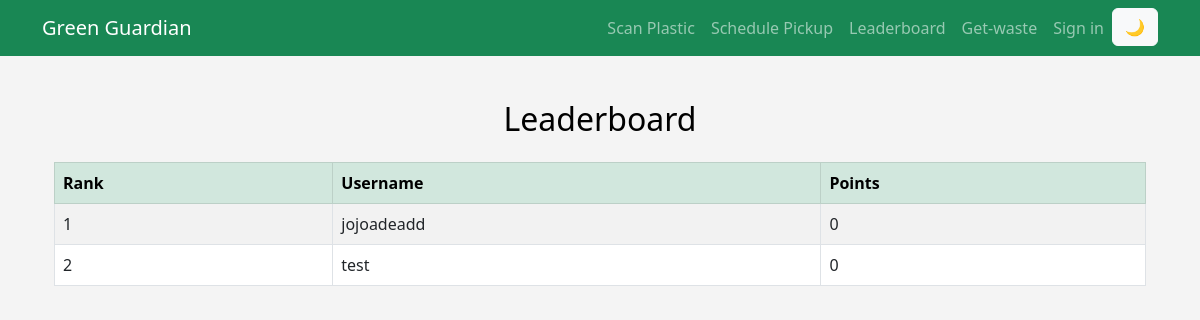
The app's page /leaderboard with its own data.
### app.py (models this page shows)
class User(db.Model):
    id = db.Column(db.Integer, primary_key=True)
    username = db.Column(db.String(100), unique=True, nullable=False)
    password = db.Column(db.String(100), unique=True, nullable=False)
    points = db.Column(db.Integer, default=0)
    contributions = db.relationship('Contribution', backref='user', lazy=True)
    pickups = db.relationship('Pickup', backref='user', lazy=True)

### app.py (the view)
@app.route('/leaderboard')
def leaderboard():
    top_users = User.query.order_by(User.points.desc()).limit(10).all()
    return render_template('leaderboard.html', users=top_users)

### app.py (called while the page is built)
@app.context_processor
def inject_user():
    return dict(user=session.get("username"))

### templates/leaderboard.html
{% extends "base.html" %}
{% block content %}
<div class="container py-4">
  <h2 class="mb-4 text-center">Leaderboard</h2>
  <table class="table table-bordered table-striped">
    <thead class="table-success">
      <tr>
        <th>Rank</th>
        <th>Username</th>
        <th>Points</th>
      </tr>
    </thead>
    <tbody>
      {% for user in users %}
      <tr>
        <td>{{ loop.index }}</td>
        <td>{{ user.username }}</td>
        <td>{{ user.points }}</td>
      </tr>
      {% endfor %}
    </tbody>
  </table>
</div>
{% endblock %}

### templates/base.html (style rules this page uses)
body { background: #f4f4f4; color: #000; transition: background 0.3s, color 0.3s; }

### records on screen
User: username "jojoadeadd", points "0"
User: username "test", points "0"
